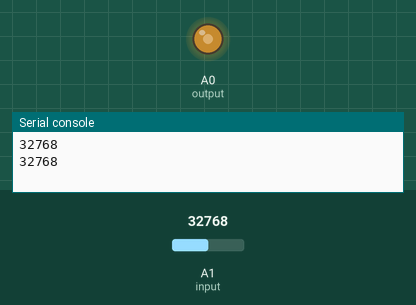
The program below on a simulated CircuitPython board. Parts: output pins drawn as LEDs (lit = HIGH), the last lines printed to the serial console. The test bench sets the inputs (shaded band); at power-on: A1 (input) = 32768 (analog values on the 0–65535 scale).

Above: at 1.2 s.
1.3 s: A1 (input) set to 45874
At 3.1 s:
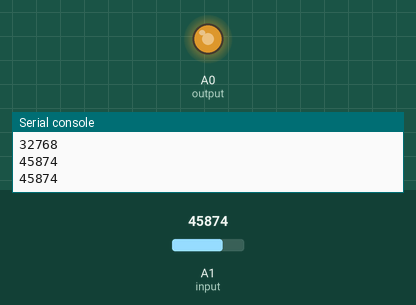
3.5 s: A1 (input) set to 57670
At 4.7 s:
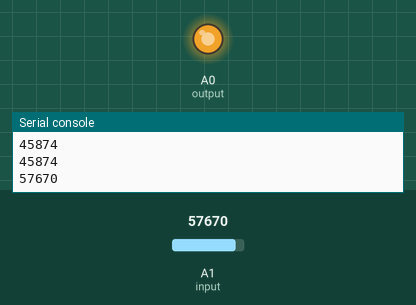
5.5 s: A1 (input) set to 7864
At 7.2 s:
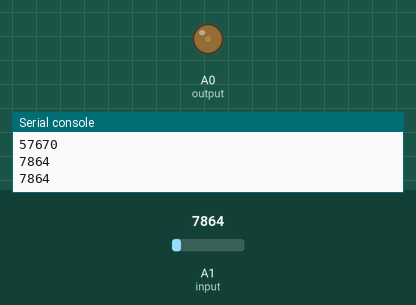
7.5 s: A1 (input) set to 0
At 9.0 s:
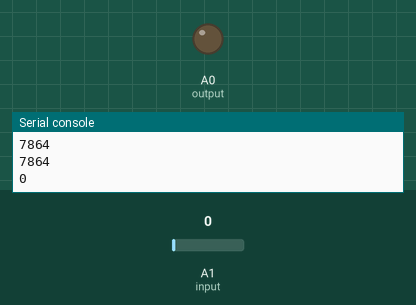
Timing chart, 0 to 10.5 s (numbered marks = the images above; inputs shaded):
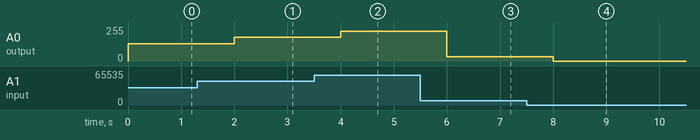

Measured:
- after the input at 1.3 s, A0 (output): 128/255 → 178/255 after 0.70 s
- after the input at 3.5 s, A0 (output): 178/255 → 224/255 after 0.50 s
- after the input at 5.5 s, A0 (output): 224/255 → 31/255 after 0.50 s
- after the input at 7.5 s, A0 (output): 31/255 → 0/255 after 0.50 s

The program:

motorControl.py
```python
import board, analogio
import time

input = analogio.AnalogIn(board.A1)
output = analogio.AnalogOut(board.A0) # A0 has a Digital-to-Analog converter on it

while True:
    print(input.value)
    output.value = input.value # They have the same scales (0-65535)
    time.sleep(1)
```
